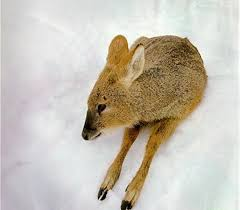
#> input picture imgworkshop/Hydropotes inermis_half/Hydropotes inermis100.jpg, 240 x 210 px, given as the content of the folder ./wild boar2, which was not available
$ jupyter execute opencv_grayScale.ipynb
#> lines starting #> are read from the running program, lines starting #| are printed output that depends on the picture; pictures that were not available may be replaced by others from this repository, and a replacement may not be noted
[cell 1]
import cv2
from glob import glob

[cell 2]
gorani = glob('./Hydropotes inermis_half/*')
boar = glob('./wild boar2/*')
gorani

[cell 3]
for idx, i in enumerate(boar):
    img = cv2.imread(i)
#> img is the input picture: shape (210, 240, 3); mean B, G, R 182.3, 193.9, 200.3
    gray_img = cv2.cvtColor(img, cv2.COLOR_BGR2GRAY)
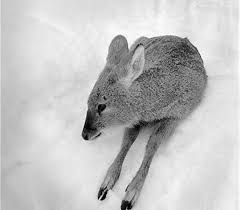
#> gray_img: shape (210, 240); min 0, max 255, mean 194.5
    gray_img  = cv2.resize(gray_img, dsize=(380, 380), interpolation=cv2.INTER_LINEAR)
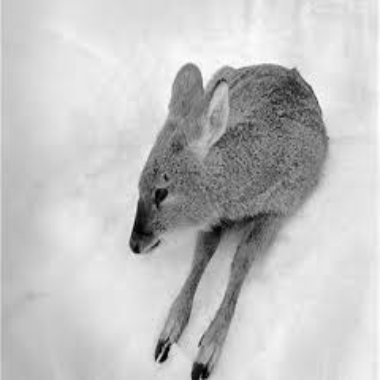
#> gray_img: shape (380, 380); min 0, max 254, mean 194.4
    cv2.imwrite("./gray_boar/boar"+str(idx)+'.jpg', gray_img)
    print("process = " + str(idx))
print('done')

$ run again, on imgworkshop/Hydropotes inermis_half/Hydropotes inermis116.jpg
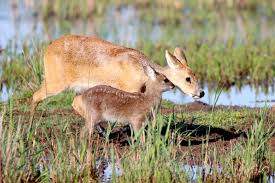
#> input picture imgworkshop/Hydropotes inermis_half/Hydropotes inermis116.jpg, 275 x 183 px, given as the content of the folder ./wild boar2, which was not available
#> img is the input picture: shape (183, 275, 3); mean B, G, R 115.2, 144.8, 156
#> `gray_img = cv2.cvtColor(img, cv2.COLOR_BGR2GRAY)`:
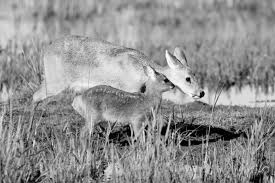
#> gray_img: shape (183, 275); min 0, max 253, mean 144.8
#> `gray_img  = cv2.resize(gray_img, dsize=(380, 380), interpolation=cv2.I..`:
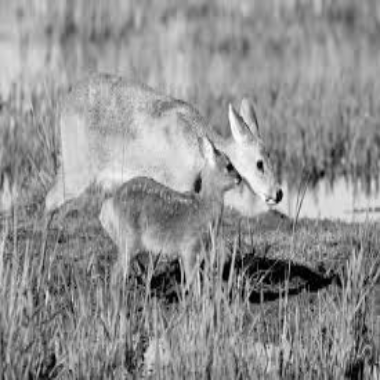
#> gray_img: shape (380, 380); min 0, max 251, mean 144.6

$ run again, on imgworkshop/Hydropotes inermis_half/Hydropotes inermis120.jpg
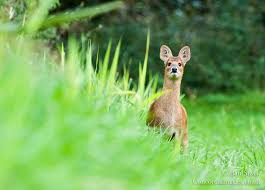
#> input picture imgworkshop/Hydropotes inermis_half/Hydropotes inermis120.jpg, 265 x 190 px, given as the content of the folder ./wild boar2, which was not available
#> img is the input picture: shape (190, 265, 3); mean B, G, R 91.6, 168.8, 118.6
#> `gray_img = cv2.cvtColor(img, cv2.COLOR_BGR2GRAY)`:
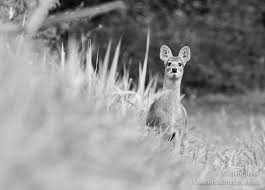
#> gray_img: shape (190, 265); min 3, max 252, mean 145
#> `gray_img  = cv2.resize(gray_img, dsize=(380, 380), interpolation=cv2.I..`:
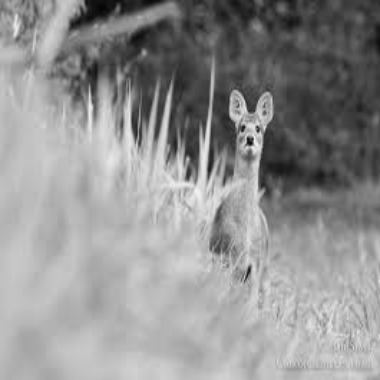
#> gray_img: shape (380, 380); min 5, max 246, mean 144.9

$ run again, on imgworkshop/Hydropotes inermis_half/Hydropotes inermis124.jpg
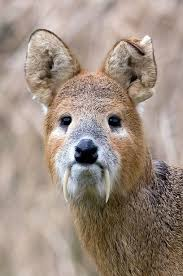
#> input picture imgworkshop/Hydropotes inermis_half/Hydropotes inermis124.jpg, 183 x 276 px, given as the content of the folder ./wild boar2, which was not available
#> img is the input picture: shape (276, 183, 3); mean B, G, R 130.5, 142.2, 158.4
#> `gray_img = cv2.cvtColor(img, cv2.COLOR_BGR2GRAY)`:
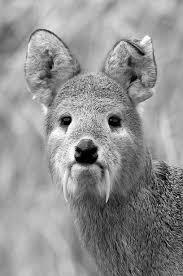
#> gray_img: shape (276, 183); min 0, max 255, mean 145.7
#> `gray_img  = cv2.resize(gray_img, dsize=(380, 380), interpolation=cv2.I..`:
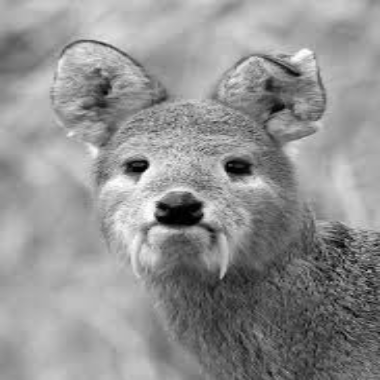
#> gray_img: shape (380, 380); min 0, max 253, mean 145.6
